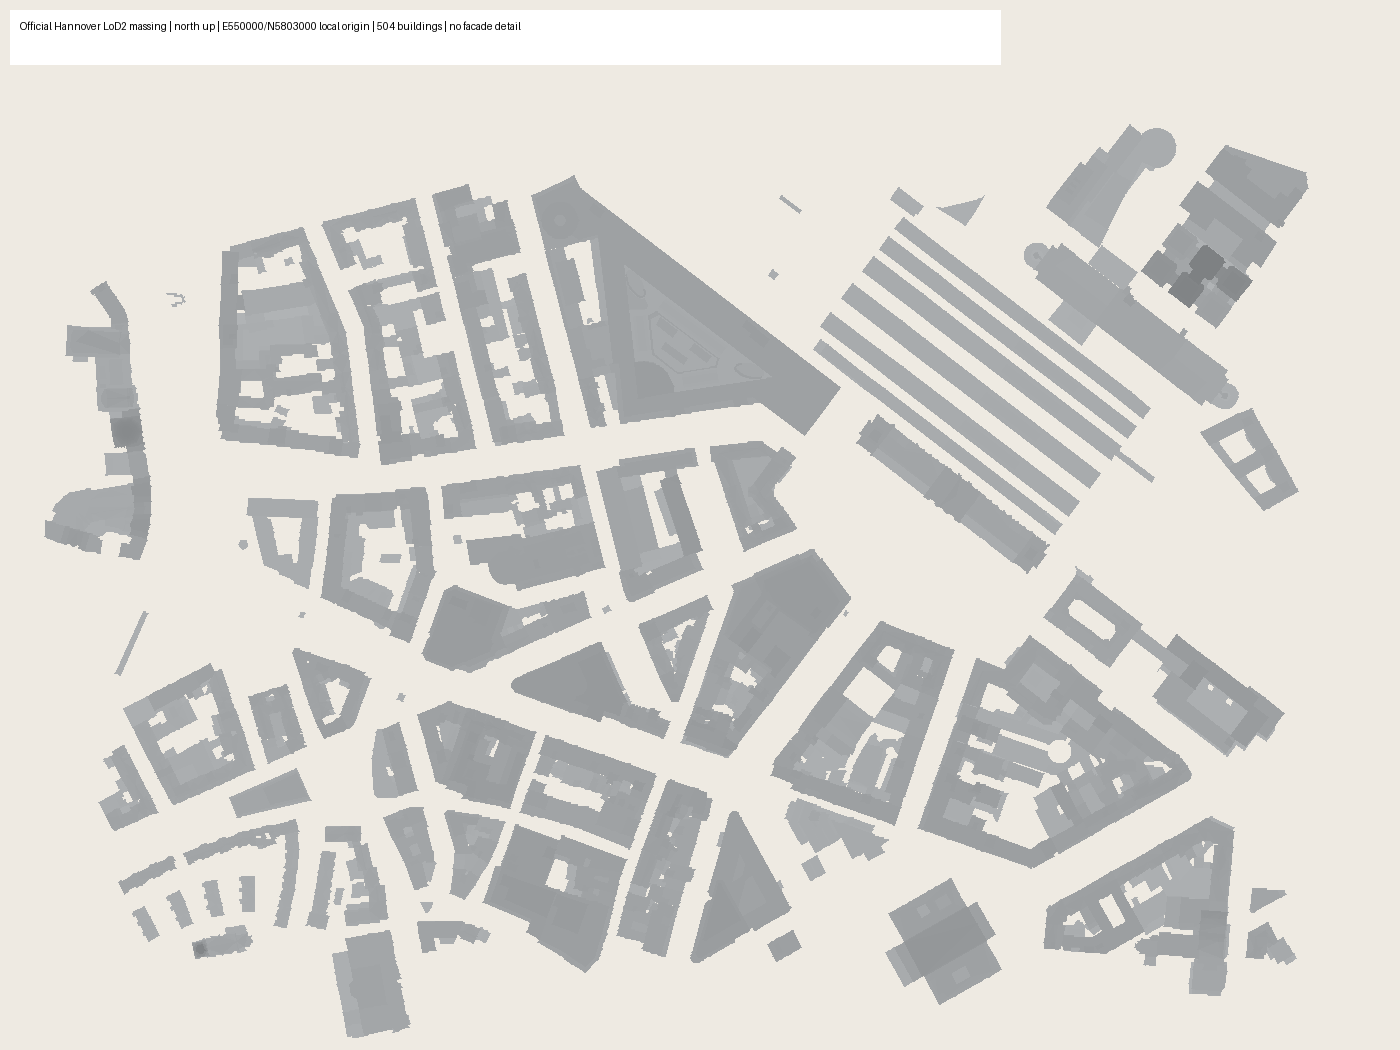

Source code (Python):
from pathlib import Path
from PIL import Image,ImageDraw
import json
A=Path('RunnerGame/Art/assets/hannover_route');v=[];faces=[]
for line in (A/'out/HannoverRoute.obj').read_text().splitlines():
 p=line.split()
 if p and p[0]=='v':v.append(tuple(map(float,p[1:])))
 elif p and p[0]=='f':faces.append([v[int(i.split('/')[0])-1] for i in p[1:]])
W,H=1400,1050;lo=(-300,-500);scale=1.28
im=Image.new('RGB',(W,H),'#eeeae2');d=ImageDraw.Draw(im)
def px(v):return ((v[0]-lo[0])*scale,H-(-v[2]-(-260))*scale)
# north at top
for f in sorted(faces,key=lambda f:sum(x[1] for x in f)):
 col=int(176-min(50,max(0,sum(x[1] for x in f)/3)*.8));d.polygon([px(x) for x in f],fill=(col,col+3,col+5))
d.rectangle((10,10,1000,64),fill='white');d.text((20,20),'Official Hannover LoD2 massing | north up | E550000/N5803000 local origin | 504 buildings | no facade detail',fill='black')
im.save(A/'overview.png')
